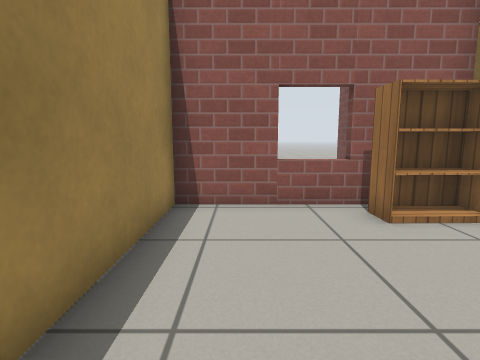
View 1 (above)

18 first-person views from a walk through a robot-simulator world made for Gazebo. The camera is 0.72 m above the floor, tilts 8° down and sees 80° across. The floor is counted in squares, 0.5 m on a side. Each view is taken from the middle of a square. On the plan, view 1 faces up. The plan holds only what a view shows up to about 14 squares ahead; the rest is blank. The robots in the file are not drawn. Simple patterns stand in for the simulator's built-in surfaces.

View 2
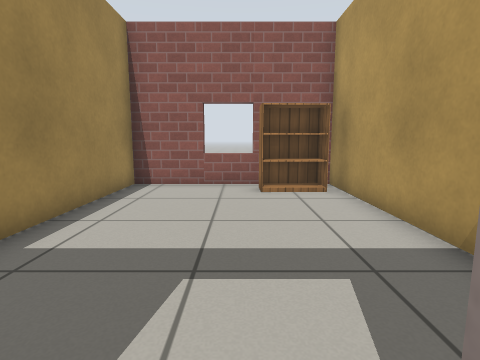

View 3
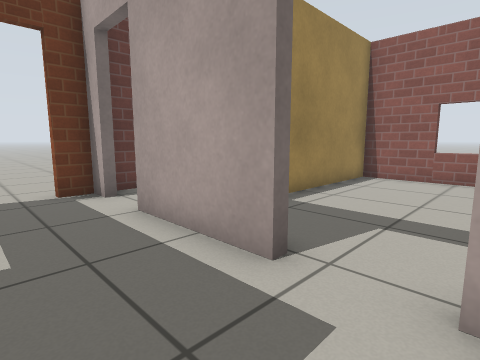

View 4
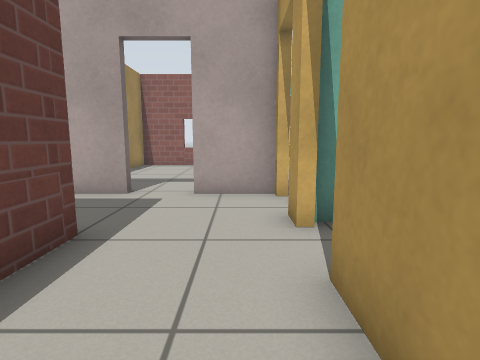

View 5
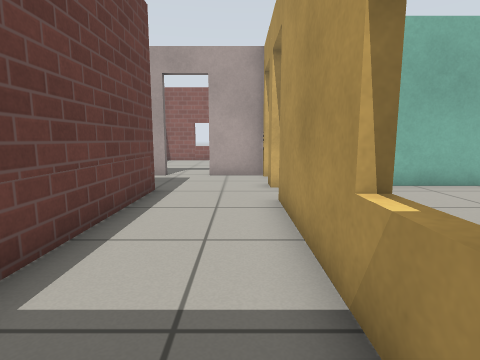

View 6
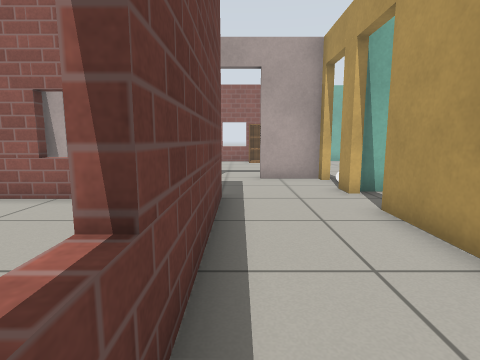

View 7
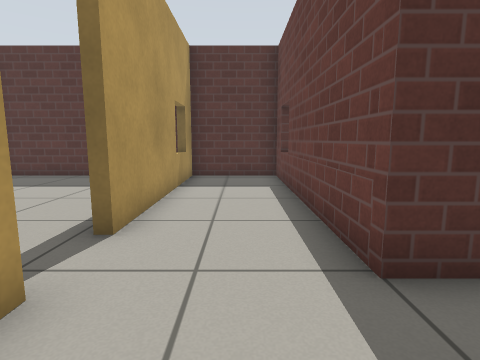

View 8
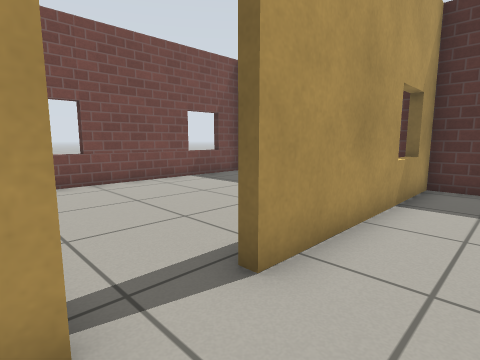

View 9
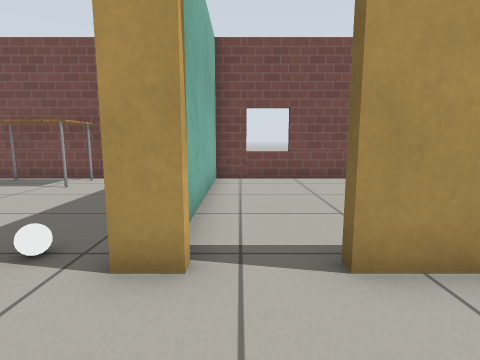

View 10
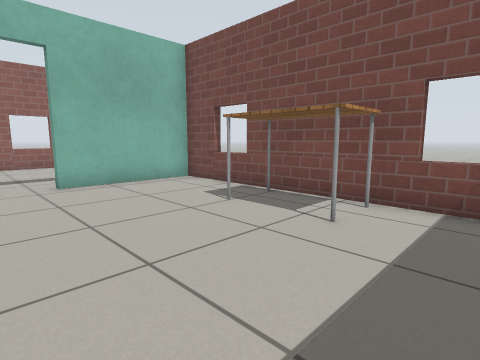

View 11
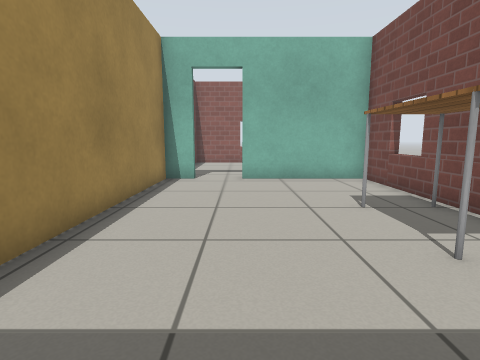

View 12
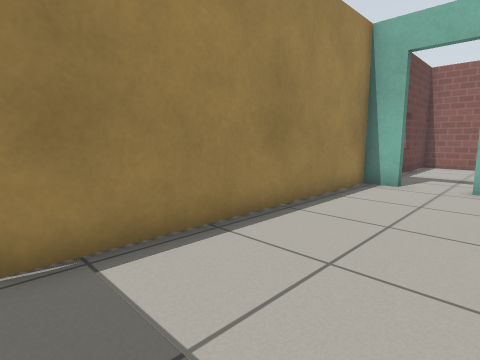

View 13
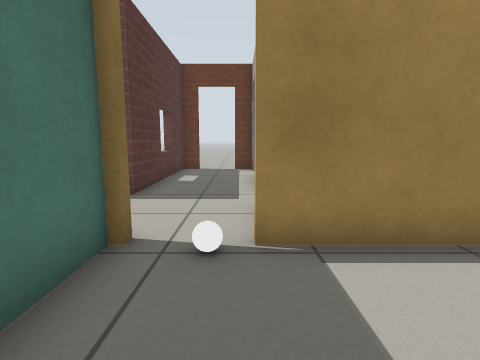

View 14
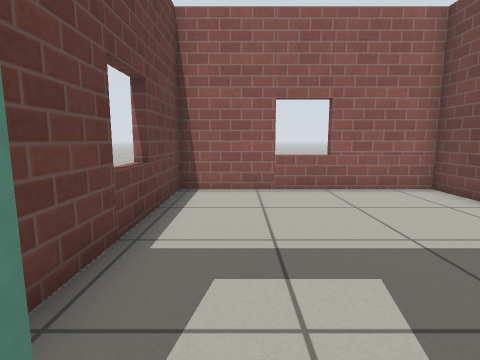

View 15
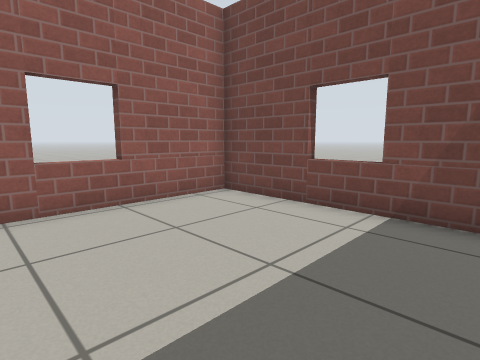

View 16
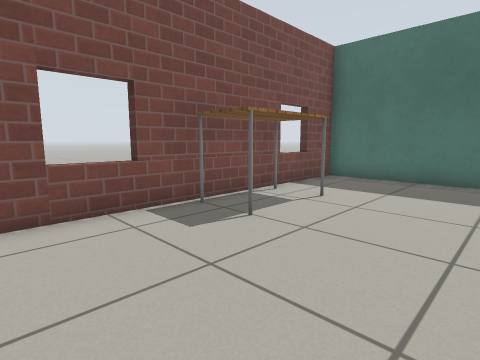

View 17
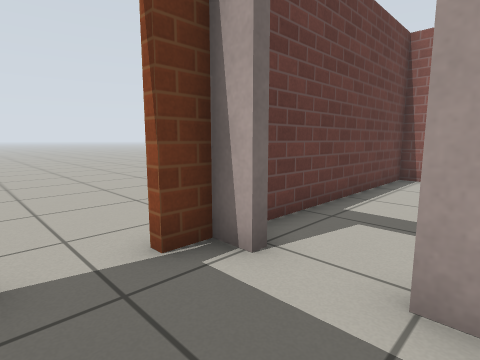

View 18
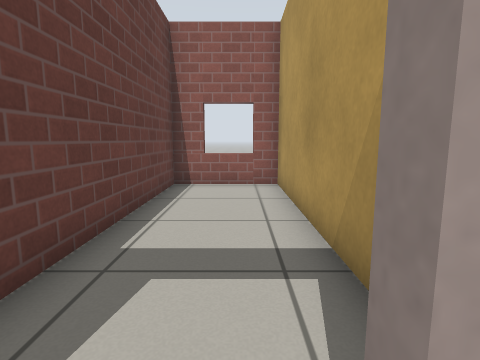

### Floor plan
Ten units are one square. View 1 is at (0, 0); x grows to the right and y downward. Boxes are objects, and circles mark ways between rooms. Rooms are numbered by the first view taken in them; rooms with no view inside come last. Other rooms are left out.
<svg viewBox="-57 -148 188 298">
<path fill="none" stroke="#000" d="M49 -4 49 -63 -15 -63 -15 -10M49 55 49 45M10 24 -26 24M49 29 49 24 28 24M-52 50 -52 58 15 58 15 145 49 145 49 71M-52 24 -52 32M63 -66 52 -66 52 29M51 48 126 48 126 -66 80 -66M126 -84 126 -143 52 -143 52 -81M90 145 126 145 126 51 52 51M-18 5 -18 -63 -52 -63 -52 19"/>
<rect x="25" y="-55" width="20" height="10" fill="#bbb"><title>bookshelf</title></rect>
<rect x="105" y="-25" width="20" height="40" fill="#bbb"><title>table</title></rect>
<circle cx="15" cy="20" r="3" fill="#2a7"/>
<circle cx="50" cy="35" r="3" fill="#2a7"/>
<circle cx="50" cy="65" r="3" fill="#2a7"/>
<circle cx="-35" cy="20" r="3" fill="#2a7"/>
<circle cx="75" cy="-70" r="3" fill="#2a7"/>
<text x="10" y="-30">1</text>
<text x="20" y="70">2</text>
<text x="90" y="-10">3</text>
<text x="90" y="-110">4</text>
<text x="90" y="100">5</text>
<text x="-30" y="-20">6</text>
</svg>
Room 1 opens to room 2. Room 2 opens to room 3. Room 2 opens to room 5. Room 2 opens to room 6. Room 3 opens to room 4.

Where each view was taken, in squares from view 1:
view 1: 0 up, 0 right, facing up
view 2: 3 down, 2 right, facing up
view 3: 5 down, 3 right, facing up-left
view 4: 10 down, 4 right, facing up
view 5: 14 down, 4 right, facing up
view 6: 13 down, 2 right, facing up
view 7: 3 down, 3 right, facing down
view 8: 5 down, 3 right, facing down-right
view 9: 6 down, 2 right, facing right
view 10: 3 down, 6 right, facing up-right
view 11: 4 down, 8 right, facing up
view 12: 3 down, 9 right, facing up-left
view 13: 3 down, 9 right, facing left
view 14: 6 up, 7 right, facing up
view 15: 8 up, 7 right, facing up-right
view 16: 6 up, 7 right, facing down-right
view 17: 5 down, 2 left, facing up-left
view 18: 3 down, 3 left, facing up
